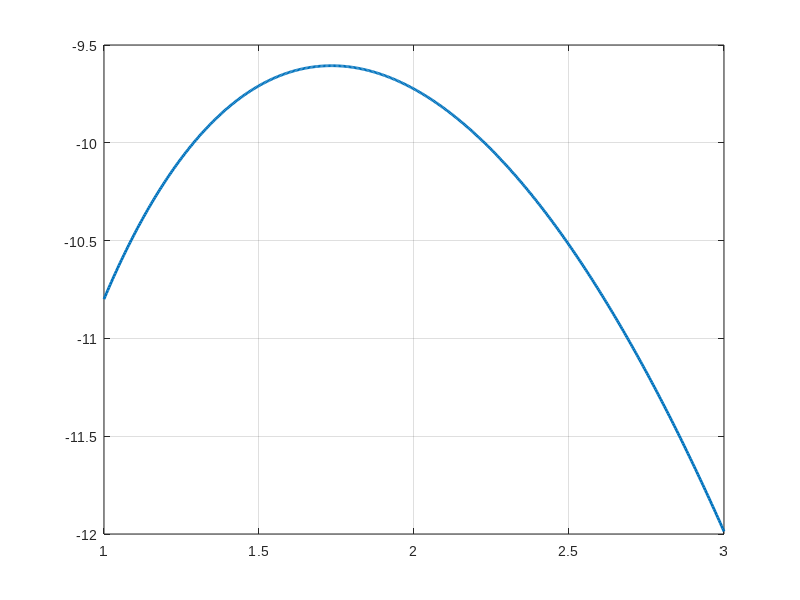

Recreate this plot in MATLAB. (Note: this script raises an error after producing the figure.)
% =========================================================================================
% FILE NAME: Q27_TemperaturePlot.m
% AUTHOR: [Amey Thakur](https://github.com/Amey-Thakur)
% COURSE REPO: https://github.com/Amey-Thakur/COMPUTATIONAL-METHODS-AND-MODELING-FOR-ENGINEERING-APPLICATIONS
% RELEASE DATE: September 08, 2023
% LICENSE: Creative Commons Attribution 4.0 International (CC BY 4.0)
%
% DESCRIPTION:
% This script visualizes temperature variation over time by plotting the function
% T = 7*ln(t) - 8*e^(0.3t) within the temporal interval [1, 3].
% Reference: MATLAB for Engineering Applications, William J. Palm, Chapter 1, Q27.
%
% TECHNOLOGY STACK:
% - Programming Language: MATLAB (R2023a+)
% =========================================================================================

% --- Environment Initialization ---
clc;    % Clear Command Window for optimal visualization
clear;  % Purge workspace variables to maintain computational integrity
close all; % Close existing figure windows for a fresh plotting environment

% --- Data Acquisition & Grid Generation ---
% Define the time interval [1, 3] with high-resolution sampling for smooth plotting
t = linspace(1, 3, 500); % 500 points for a precise continuous curve

% --- Functional Computation ---
% T(t) = 7 * ln(t) - 8 * e^(0.3 * t)
temperature = 7 * log(t) - 8 * exp(0.3 * t);

% --- Visualization Engine ---
figure('Color', 'w', 'Name', 'Temperature Variation Analysis');
plot(t, temperature, 'LineWidth', 2, 'Color', '#0072BD');

% Grid and Aesthetic Configuration
grid on;
set(gca, 'FontName', 'Arial', 'FontSize', 10);
ax = gca;
ax.GridLineStyle = ':';
ax.GridAlpha = 0.4;

% Annotation and Labeling
title('Temperature vs. Time Analysis', 'FontSize', 14, 'FontWeight', 'bold');
xlabel('Time (t) [minutes]', 'FontSize', 12);
ylabel('Temperature (T) [°Celsius]', 'FontSize', 12);

% Professional Scholarly Footer
fprintf('Scholarly Insight: The temperature profile exhibits a non-linear decay characteristic of combined logarithmic and exponential dynamics.\n');
